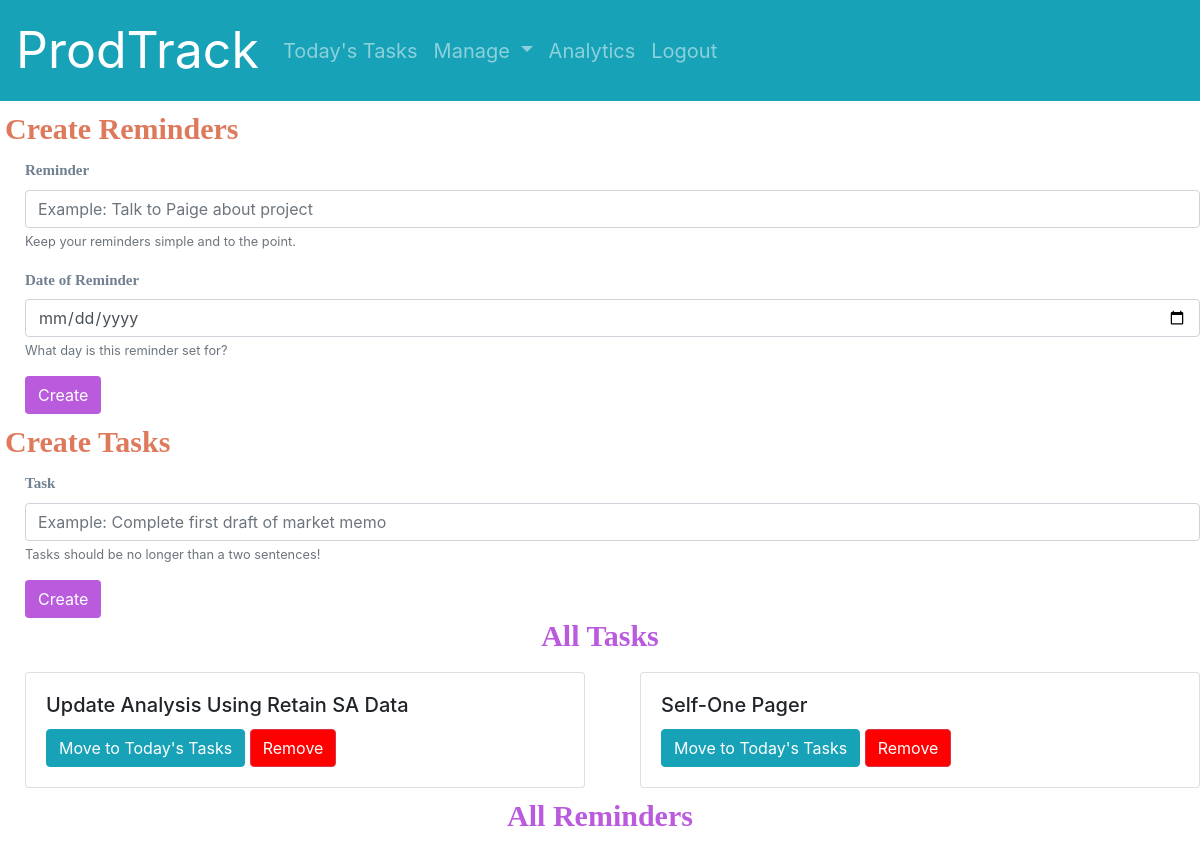
The page /project/30 (signed in) on the database its author committed.
### tasks/models.py (models this page shows)
class Task(models.Model):
    owner = models.ForeignKey("User", on_delete=models.CASCADE, related_name="task_owner")
    project = models.ForeignKey("Project", on_delete=models.CASCADE, null=True)
    description = models.TextField()
    selected = models.BooleanField(default=False)
    completion_time = models.TextField(default=0)
    completion_date = models.DateField(null=True)
    current_task_time = models.TextField(default=0)

### tasks/views.py (the view)
# urls.py: path("project/<int:project_id>", views.project_view, name="project"),
@login_required
def project_view(request, project_id):
    try:
        project = Project.objects.get(pk=project_id)
        tasks = Task.objects.filter(project=project_id,owner=request.user, completion_date__isnull=True, selected=False)
        reminders = Reminder.objects.filter(project=project_id,owner=request.user, completion_date__isnull=True)
        return render(request, "tasks/project_assigned.html",{
            "project": project,
            "tasks": tasks,
            "reminders": reminders
        })
    except Project.DoesNotExist:
        tasks = Task.objects.filter(owner=request.user, project__isnull=True, completion_date__isnull=True, selected=False)
        reminders = Reminder.objects.filter(owner=request.user, project__isnull=True, completion_date__isnull=True)
        return render(request, "tasks/no_project_assigned.html",{
            "tasks": tasks,
            "reminders": reminders
        })

### tasks/templates/tasks/project_assigned.html (shortened to what this page needs)
{% extends "tasks/layout.html" %}
{% load static %}
{% block body %}
    <h2 class="h2-title">Create Reminders</h2>
    <form action="{% url 'create' %}" method="post">
            <div class="form-group form-group-margin">
                <label class="form-label">Reminder</label>
                <input type="text" class="form-control" placeholder="Example: Talk to Paige about project" name="content">
                <small id="emailHelp" class="form-text text-muted">Keep your reminders simple and to the point.</small>
            </div>
            <div class="form-group form-group-margin">
                <label class="form-label">Date of Reminder</label>
                <input type="date" placeholder = "Example: 2020-05-14" class="form-control" max="3000-12-31" min="1000-01-01" name="reminder_date">
                <small id="emailHelp" class="form-text text-muted">What day is this reminder set for?</small>
            </div>
            <button type="submit" class="btn form-button" style="background-color: #BA5BDE; color: white;">Create</button>
    </form>
    <h2 class="h2-title">Create Tasks</h2>
    <form action="{% url 'create' %}" method="post">
            <div class="form-group form-group-margin">
                <label class="form-label">Task</label>
                <input type="text" class="form-control" placeholder="Example: Complete first draft of market memo" name="content">
                <small id="emailHelp" class="form-text text-muted">Tasks should be no longer than a two sentences!</small>
            </div>
            <button type="submit" class="btn form-button" style="background-color: #BA5BDE; color: white;">Create</button>
    </form>
    <h2 class="h2-center">All Tasks</h2>
    <div class="row">
        {% for task in tasks %}
        <div class="col-sm-6">
            <div class="card card-margin" data-task="{{ task.id }}">
                <div class="card-body">
                    <h5 class="card-title">{{ task.description }}</h5>
                    <button class="select btn btn-info" data-task="{{ task.id }}">Move to Today's Tasks</button>
                    <button class="remove btn btn-danger" data-task="{{ task.id }}">Remove</button>
                </div>
            </div>
        </div>
        {% endfor %}
    </div>
    <h2 class="h2-center">All Reminders</h2>
{% endblock %}

### tasks/static/tasks/styles.css (style rules this page uses)
.remove { background-color: red; color: white; }
.form-label { color: #708090; font-weight: bold; font-size: 15px; font-family: Verdana; }
.form-group-margin { margin-left: 25px; }
.h2-title { color: #DE795B; font-weight: bold; font-size: 30px; font-family: Verdana; margin-left: 5px; margin-top: 10px; margin-bottom: 10px; }
.h2-center { color: #BA5BDE; font-weight: bold; font-size: 30px; font-family: Verdana; display: flex; flex-direction: column; justify-content: center; text-align: center; }
.form-button { margin-left: 25px; }
.card-margin { margin-left: 25px; margin-top: 10px; margin-bottom: 10px; }

### rows shown on the page
Task: description "Update Analysis Using Retain SA Data"
Task: description "Self-One Pager"
